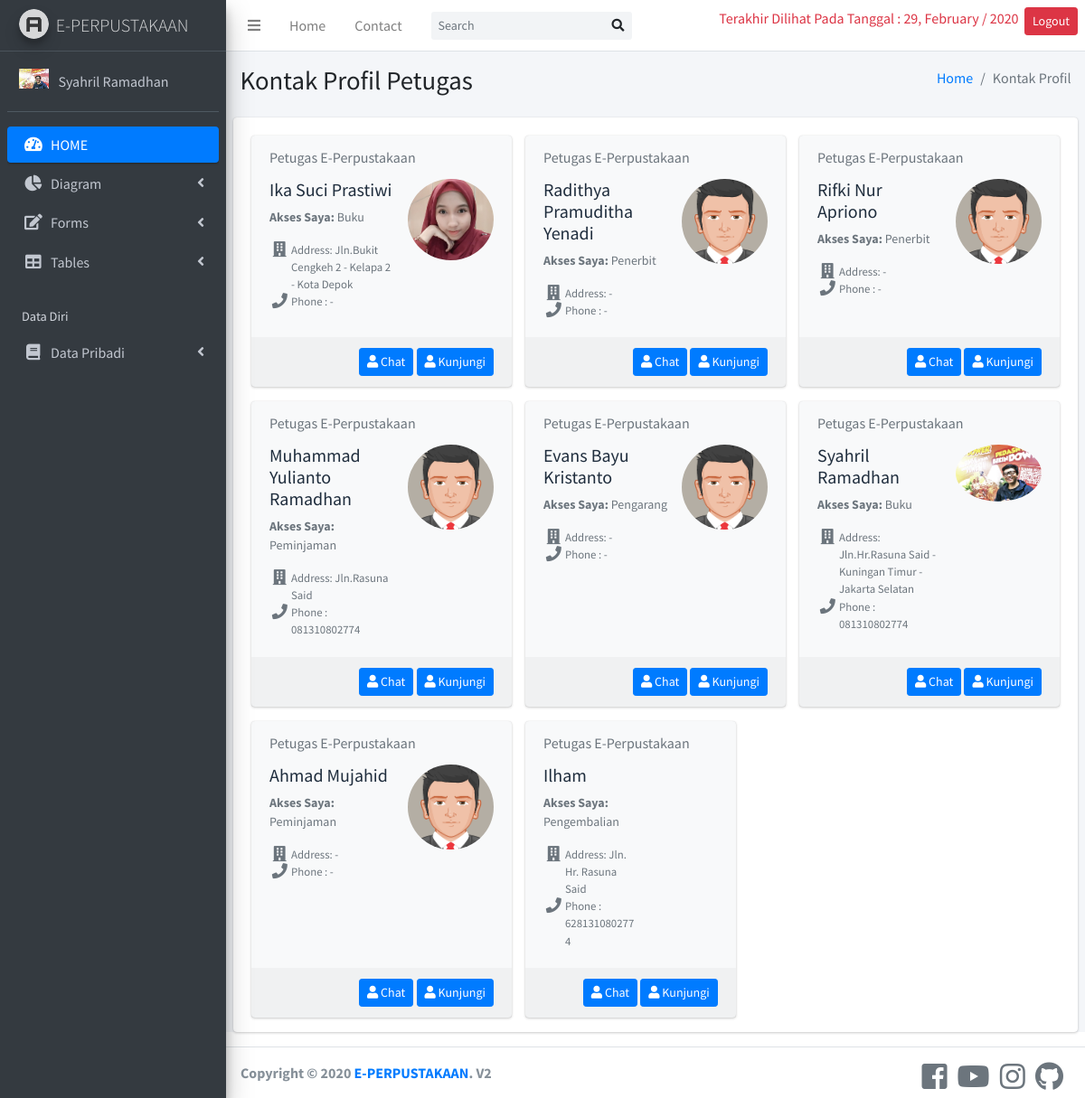
Page /admin/index.php?halaman=kontak (signed in) on the committed database.
### tables this page shows
CREATE TABLE `petugas` (
  `id_petugas` int(100) NOT NULL,
  `email_petugas` varchar(100) NOT NULL,
  `nama_petugas` varchar(100) NOT NULL,
  `password` varchar(50) NOT NULL,
  `jenis_kelamin` enum('Laki-Laki','Perempuan','','') NOT NULL,
  `no_hp` varchar(50) NOT NULL,
  `alamat` text NOT NULL,
  `foto` varchar(255) NOT NULL,
  `qr_code` varchar(255) NOT NULL,
  `id_status` int(10) NOT NULL,
  `id_akses` int(10) NOT NULL,
  `tanggal` int(20) NOT NULL,
  `bulan` varchar(30) NOT NULL,
  `tahun` year(4) NOT NULL,
  `online` varchar(50) NOT NULL DEFAULT 'Tidak Aktif'
);

CREATE TABLE `akses_petugas` (
  `id_akses` int(30) NOT NULL,
  `nama_akses` varchar(50) NOT NULL
);

### admin/kontak.php (the view)
<div class="content-wrapper">
  <section class="content-header">
    <div class="container-fluid">
      <div class="row mb-2">
        <div class="col-sm-6">
          <h1>Kontak Profil Petugas</h1>
        </div>
        <div class="col-sm-6">
          <ol class="breadcrumb float-sm-right">
            <li class="breadcrumb-item"><a href="index.php">Home</a></li>
            <li class="breadcrumb-item active">Kontak Profil</li>
          </ol>
        </div>
      </div>
    </div>
  </section>
  <section class="content">
    <div class="card card-solid">
      <div class="card-body pb-0">
        <div class="row d-flex align-items-stretch">
          <?php
          include('../koneksi/koneksi.php');
          $ambil = $konek->query("SELECT * FROM petugas INNER JOIN akses_petugas ON petugas.id_akses=akses_petugas.id_akses");
          while ($pecah = $ambil->fetch_assoc()) {
          ?>
            <div class="col-12 col-sm-6 col-md-4 d-flex align-items-stretch">
              <div class="card bg-light">
                <div class="card-header text-muted border-bottom-0">
                  Petugas E-Perpustakaan
                </div>
                <div class="card-body pt-0">
                  <div class="row">
                    <div class="col-7">
                      <h2 class="lead"><b><?php echo $pecah['nama_petugas']; ?></b></h2>
                      <p class="text-muted text-sm"><b>Akses Saya: </b> <?php echo $pecah['nama_akses']; ?> </p>
                      <ul class="ml-4 mb-0 fa-ul text-muted">
                        <li class="small"><span class="fa-li"><i class="fas fa-lg fa-building"></i></span> Address: <?php echo $pecah['alamat']; ?></li>
                        <li class="small"><span class="fa-li"><i class="fas fa-lg fa-phone"></i></span> Phone : <?php echo $pecah['no_hp']; ?></li>
                      </ul>
                    </div>
                    <div class="col-5 text-center">
                      <img src="../foto_petugas/<?php echo $pecah['foto']; ?>" alt="" class="img-circle img-fluid">
                    </div>
                  </div>
                </div>
                <div class="card-footer">
                  <div class="text-right">
                    <?php
                    if ($pecah['id_status'] == "1") { ?>
                      <a href="index.php?halaman=chat&id=<?php echo base64_encode($pecah['id_petugas']); ?>" class="btn btn-sm btn-primary">
                        <i class="fas fa-user"></i> Chat
                      </a>
                      <a href="index.php?halaman=profil_petugas&id=<?php echo base64_encode($pecah['id_petugas']); ?>" class="btn btn-sm btn-primary">
                        <i class="fas fa-user"></i> Kunjungi
                      </a>
                    <?php } else { ?>
                      <a href="index.php?halaman=profil_petugas&id=<?php echo base64_encode($pecah['id_petugas']); ?>" class="btn btn-sm btn-danger">
                        <i class="fas fa-user"></i> Kunjungi
                      </a>
                    <?php } ?>
                  </div>
                </div>
              </div>
            </div>
          <?php } ?>
        </div>
      </div>
    </div>
  </section>
</div>

### admin/index.php (shortened to what this page needs)
<?php
include '../koneksi/koneksi.php';
?>
<?php
$id_admin = $_SESSION["admin"]["id_admin"];
$detail_admin = $konek->query("SELECT foto_admin, nama, tanggal, bulan, tahun FROM tb_admin WHERE id_admin='$id_admin'");
$pecah = $detail_admin->fetch_assoc();
?>
<!DOCTYPE html>
<html lang="en">
<head>
    <link rel="stylesheet" href="../assets/plugins/fontawesome-free/css/all.min.css">
    <link rel="stylesheet" href="http://code.ionicframework.com/ionicons/2.0.1/css/ionicons.min.css">
    <link rel="stylesheet" href="https://use.fontawesome.com/releases/v5.7.0/css/all.css">
    <link rel="stylesheet" href="../assets/plugins/datatables-bs4/css/dataTables.bootstrap4.css">
    <link rel="stylesheet" href="../assets/dist/css/adminlte.min.css">
</head>
<body class="hold-transition sidebar-mini">
    <div class="wrapper">
        <nav class="main-header navbar navbar-expand navbar-white navbar-light">
            <ul class="navbar-nav">
                <li class="nav-item">
                    <a class="nav-link" data-widget="pushmenu" href="#"><i class="fas fa-bars"></i></a>
                </li>
                <li class="nav-item d-none d-sm-inline-block">
                    <a href="index.php" class="nav-link">Home</a>
                </li>
                <li class="nav-item d-none d-sm-inline-block">
                    <a href="index.php?halaman=kontak" class="nav-link">Contact</a>
                </li>
            </ul>
            <form class="form-inline ml-3" method="get">
                <div class="input-group input-group-sm">
                    <input class="form-control form-control-navbar" type="search" placeholder="Search" aria-label="Search">
                    <div class="input-group-append">
                        <button class="btn btn-navbar" type="submit">
                            <i class="fas fa-search"></i>
                        </button>
                    </div>
                </div>
            </form>
            <ul class="navbar-nav ml-auto">
                <p class=" text-danger text-right">Terakhir Dilihat Pada Tanggal : <?php echo $pecah["tanggal"]; ?>, <?php echo $pecah["bulan"]; ?> / <?php echo $pecah["tahun"]; ?> &nbsp;</p>
                <li class="nav-item dropdown">
                    <a href="index.php?halaman=logout" class="btn btn-danger square-btn-adjust btn-sm">Logout</a>
                </li>
            </ul>
        </nav>
        <aside class="main-sidebar sidebar-dark-primary elevation-4">
            <a href="index.php" class="brand-link">
                <img src="../assets/dist/img/AdminLTELogo.png" alt="AdminLTE Logo" class="brand-image img-circle elevation-3" style="opacity: .8">
                <span class="brand-text font-weight-light">E-PERPUSTAKAAN</span>
            </a>
            <div class="sidebar">
                <div class="user-panel mt-3 pb-3 mb-3 d-flex">
                    <div class="image">
                        <img src="../foto_admin/<?php echo $pecah['foto_admin']; ?>" class="user-image img-responsive" alt="User Image">
                    </div>
                    <div class="info">
                        <a class="d-block"><?php echo $pecah['nama']; ?></a>
                    </div>
                </div>
                <?php include('sidebar.php'); ?>
                <?php
                if (isset($_GET['halaman'])) {
                    if ($_GET['halaman'] == "buatQRCode") {
                        include 'buatQRCode.php';
                    } elseif ($_GET['halaman'] == 'data_anggota') {
                        include 'data_anggota.php';
                    } elseif ($_GET['halaman'] == 'hapus_anggota') {
                        include 'hapus_anggota.php';
                    } elseif ($_GET['halaman'] == 'detail_anggota') {
                        include 'detail_anggota.php';
                    } elseif ($_GET['halaman'] == 'tambahbuku') {
                        include 'tambahbuku.php';
                    } elseif ($_GET['halaman'] == 'ubahbuku') {
                        include 'ubahbuku.php';
                    } elseif ($_GET['halaman'] == 'hapusbuku') {
                        include 'hapusbuku.php';
                    } elseif ($_GET['halaman'] == 'kategori_buku') {
                        include 'kategori_buku.php';
                    } elseif ($_GET['halaman'] == 'tambah_kategori') {
                        include 'tambah_kategori.php';
                    } elseif ($_GET['halaman'] == 'ubah_kategori') {
                        include 'ubah_kategori.php';
                    } elseif ($_GET['halaman'] == 'hapus_kategori') {
                        include 'hapus_kategori.php';
                    } elseif ($_GET['halaman'] == 'pengarang_buku') {
                        include 'pengarang_buku.php';
                    } elseif ($_GET['halaman'] == 'tambah_pengarang') {
                        include 'tambah_pengarang.php';
                    } elseif ($_GET['halaman'] == 'ubah_pengarang') {
                        include 'ubah_pengarang.php';
                    } elseif ($_GET['halaman'] == 'hapus_pengarang') {
                        include 'hapus_pengarang.php';
                    } elseif ($_GET['halaman'] == 'penerbit_buku') {
                        include 'penerbit_buku.php';
                    } elseif ($_GET['halaman'] == 'tambah_penerbit') {
                        include 'tambah_penerbit.php';
                    } elseif ($_GET['halaman'] == 'ubah_penerbit') {
                        include 'ubah_penerbit.php';
                    } elseif ($_GET['halaman'] == 'hapus_penerbit') {
                        include 'hapus_penerbit.php';
                    } elseif ($_GET['halaman'] == 'kontak') {
                        include 'kontak.php';
                    } elseif ($_GET['halaman'] == 'profil_petugas') {
                        include 'profil_petugas.php';
                    } elseif ($_GET['halaman'] == 'chat') {
                        include 'chat.php';
                    } elseif ($_GET['halaman'] == 'chart') {
                        include 'chart.php';
                    } elseif ($_GET['halaman'] == 'data_pribadi') {
                        include 'data_pribadi.php';
                    } elseif ($_GET['halaman'] == 'edit_data_pribadi') {
                        include 'edit_data_pribadi.php';
                    } elseif ($_GET['halaman'] == 'data_admin') {
                        include 'data_admin.php';
                    } elseif ($_GET['halaman'] == 'ubah_admin') {
                        include 'ubah_admin.php';
                    } elseif ($_GET['halaman'] == 'data_petugas') {
                        include 'data_petugas.php';
                    } elseif ($_GET['halaman'] == 'tambah_petugas') {
                        include 'tambah_petugas.php';
                    } elseif ($_GET['halaman'] == 'detail_petugas') {
                        include 'detail_petugas.php';
                    } elseif ($_GET['halaman'] == 'ubah_petugas') {
                        include 'ubah_petugas.php';
                    } elseif ($_GET['halaman'] == 'hapus_petugas') {
                        include 'hapus_petugas.php';
                    } elseif ($_GET['halaman'] == 'data_peminjaman') {
                        include 'data_peminjaman.php';
                    } elseif ($_GET['halaman'] == 'detail_peminjaman') {
                        include 'detail_peminjaman.php';
                    } elseif ($_GET['halaman'] == 'tambah_peminjaman') {
                        include 'tambah_peminjaman.php';
                    } elseif ($_GET['halaman'] == 'hapus_peminjaman') {
                        include 'hapus_peminjaman.php';
                    } elseif ($_GET['halaman'] == 'logout') {
                        include 'logout.php';
                    }
                } else {
                    include 'home2.php';
                }
                ?>
                <?php include('footer.php'); ?>
            </div>
</body>
</html>

### admin/sidebar.php (shortened to what this page needs)
<nav class="mt-2">
    <ul class="nav nav-pills nav-sidebar flex-column" data-widget="treeview" role="menu" data-accordion="false">
        <li class="nav-item has-treeview menu-open">
            <a href="index.php" class="nav-link active">
                <i class="nav-icon fas fa-tachometer-alt"></i>
                <p>
                    HOME
                </p>
            </a>
        </li>
        <li class="nav-item has-treeview">
            <a href="#" class="nav-link">
                <i class="nav-icon fas fa-chart-pie"></i>
                <p>
                    Diagram
                    <i class="right fas fa-angle-left"></i>
                </p>
            </a>
        </li>
        <li class="nav-item has-treeview">
            <a href="#" class="nav-link">
                <i class="nav-icon fas fa-edit"></i>
                <p>
                    Forms
                    <i class="fas fa-angle-left right"></i>
                </p>
            </a>
        </li>
        <li class="nav-item has-treeview">
            <a href="#" class="nav-link">
                <i class="nav-icon fas fa-table"></i>
                <p>
                    Tables
                    <i class="fas fa-angle-left right"></i>
                </p>
            </a>
        </li>
        <li class="nav-header">Data Diri</li>
        <li class="nav-item has-treeview">
            <a href="#" class="nav-link">
                <i class="nav-icon fas fa-book"></i>
                <p>
                    Data Pribadi
                    <i class="fas fa-angle-left right"></i>
                </p>
            </a>
        </li>
    </ul>
</nav>
</div>
</aside>

### admin/footer.php
<footer class="main-footer">
    <strong>Copyright &copy; 2020 <a href="index.php">E-PERPUSTAKAAN</a>. V2</strong>
    <div class="float-right d-none d-sm-inline-block">
        <div class="product-share">
            <a href="#" class="text-gray">
                <i class="fab fa-facebook-square fa-2x"></i>
            </a>
            <a href="https://www.youtube.com/channel/UCzsIrjGRnhRt1fwLuJJLzAA" class="text-gray">
                <i class="fab fa-youtube fa-2x"></i>
            </a>
            <a href="https://www.instagram.com/1998ikasyahril/" class="text-gray">
                <i class="fab fa-instagram fa-2x"></i>
            </a>
            <a href="#" class="text-gray">
                <i class="fab fa-github fa-2x"></i>
            </a>
        </div>
    </div>
</footer>

### rows in the picture
petugas: nama_petugas "Ika Suci Prastiwi", id_akses.nama_akses "Buku", alamat "Jln.Bukit Cengkeh 2 - Kelapa 2 - Kota Depok", no_hp "-", foto (picture)
petugas: nama_petugas "Radithya Pramuditha Yenadi", id_akses.nama_akses "Penerbit", alamat "-", no_hp "-", foto (picture)
petugas: nama_petugas "Rifki Nur Apriono", id_akses.nama_akses "Penerbit", alamat "-", no_hp "-", foto (picture)
petugas: nama_petugas "Muhammad Yulianto Ramadhan", id_akses.nama_akses "Peminjaman", alamat "Jln.Rasuna Said", no_hp "081310802774", foto (picture)
petugas: nama_petugas "Evans Bayu Kristanto", id_akses.nama_akses "Pengarang", alamat "-", no_hp "-", foto (picture)
petugas: nama_petugas "Syahril Ramadhan", id_akses.nama_akses "Buku", alamat "Jln.Hr.Rasuna Said - Kuningan Timur - Jakarta Selatan", no_hp "081310802774", foto (picture)
petugas: nama_petugas "Ahmad Mujahid", id_akses.nama_akses "Peminjaman", alamat "-", no_hp "-", foto (picture)
petugas: nama_petugas "Ilham", id_akses.nama_akses "Pengembalian", alamat "Jln. Hr. Rasuna Said", no_hp "6281310802774"

### other values in the picture
$pecah["tanggal"] "29"
$pecah["bulan"] "February"
$pecah["tahun"] "2020"
$pecah['nama'] "Syahril Ramadhan"
